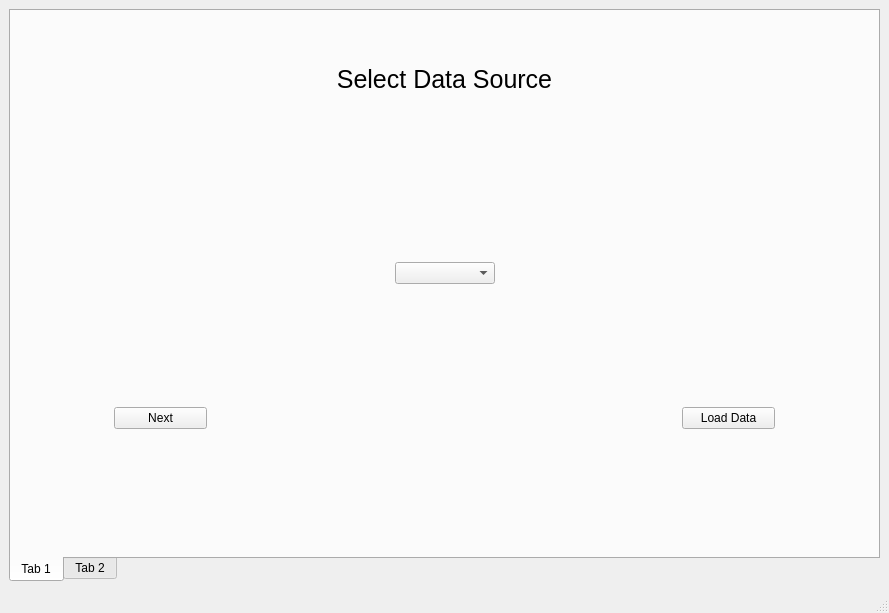
<?xml version="1.0" encoding="UTF-8"?>
<ui version="4.0">
 <class>MainWindow</class>
 <widget class="QMainWindow" name="MainWindow">
  <property name="geometry">
   <rect>
    <x>0</x>
    <y>0</y>
    <width>889</width>
    <height>613</height>
   </rect>
  </property>
  <property name="windowTitle">
   <string>MainWindow</string>
  </property>
  <widget class="QWidget" name="centralwidget">
   <property name="styleSheet">
    <string notr="true"/>
   </property>
   <layout class="QVBoxLayout" name="verticalLayout">
    <item>
     <widget class="QTabWidget" name="tabWidget">
      <property name="focusPolicy">
       <enum>Qt::NoFocus</enum>
      </property>
      <property name="tabPosition">
       <enum>QTabWidget::South</enum>
      </property>
      <property name="tabShape">
       <enum>QTabWidget::Rounded</enum>
      </property>
      <property name="currentIndex">
       <number>0</number>
      </property>
      <widget class="QWidget" name="tab">
       <attribute name="title">
        <string>Tab 1</string>
       </attribute>
       <layout class="QVBoxLayout" name="verticalLayout_2" stretch="1,1,1,1,1,1">
        <item>
         <widget class="QLabel" name="label">
          <property name="font">
           <font>
            <pointsize>19</pointsize>
           </font>
          </property>
          <property name="layoutDirection">
           <enum>Qt::LeftToRight</enum>
          </property>
          <property name="text">
           <string>Select Data Source</string>
          </property>
          <property name="alignment">
           <set>Qt::AlignCenter</set>
          </property>
         </widget>
        </item>
        <item>
         <spacer name="verticalSpacer_2">
          <property name="orientation">
           <enum>Qt::Vertical</enum>
          </property>
          <property name="sizeHint" stdset="0">
           <size>
            <width>20</width>
            <height>40</height>
           </size>
          </property>
         </spacer>
        </item>
        <item>
         <layout class="QHBoxLayout" name="horizontalLayout_2">
          <item>
           <spacer name="horizontalSpacer_3">
            <property name="orientation">
             <enum>Qt::Horizontal</enum>
            </property>
            <property name="sizeHint" stdset="0">
             <size>
              <width>40</width>
              <height>20</height>
             </size>
            </property>
           </spacer>
          </item>
          <item>
           <widget class="QComboBox" name="comboBox">
            <property name="minimumSize">
             <size>
              <width>100</width>
              <height>0</height>
             </size>
            </property>
           </widget>
          </item>
          <item>
           <spacer name="horizontalSpacer_2">
            <property name="orientation">
             <enum>Qt::Horizontal</enum>
            </property>
            <property name="sizeHint" stdset="0">
             <size>
              <width>40</width>
              <height>20</height>
             </size>
            </property>
           </spacer>
          </item>
         </layout>
        </item>
        <item>
         <spacer name="verticalSpacer">
          <property name="orientation">
           <enum>Qt::Vertical</enum>
          </property>
          <property name="sizeHint" stdset="0">
           <size>
            <width>20</width>
            <height>40</height>
           </size>
          </property>
         </spacer>
        </item>
        <item>
         <layout class="QHBoxLayout" name="horizontalLayout" stretch="1,1,5,1,1">
          <item>
           <spacer name="horizontalSpacer_4">
            <property name="orientation">
             <enum>Qt::Horizontal</enum>
            </property>
            <property name="sizeHint" stdset="0">
             <size>
              <width>40</width>
              <height>20</height>
             </size>
            </property>
           </spacer>
          </item>
          <item>
           <widget class="QPushButton" name="NextpBtn">
            <property name="text">
             <string>Next</string>
            </property>
           </widget>
          </item>
          <item>
           <spacer name="horizontalSpacer">
            <property name="orientation">
             <enum>Qt::Horizontal</enum>
            </property>
            <property name="sizeHint" stdset="0">
             <size>
              <width>40</width>
              <height>20</height>
             </size>
            </property>
           </spacer>
          </item>
          <item>
           <widget class="QPushButton" name="LoadDatapBtn">
            <property name="text">
             <string>Load Data</string>
            </property>
           </widget>
          </item>
          <item>
           <spacer name="horizontalSpacer_5">
            <property name="orientation">
             <enum>Qt::Horizontal</enum>
            </property>
            <property name="sizeHint" stdset="0">
             <size>
              <width>40</width>
              <height>20</height>
             </size>
            </property>
           </spacer>
          </item>
         </layout>
        </item>
        <item>
         <spacer name="verticalSpacer_3">
          <property name="orientation">
           <enum>Qt::Vertical</enum>
          </property>
          <property name="sizeHint" stdset="0">
           <size>
            <width>20</width>
            <height>40</height>
           </size>
          </property>
         </spacer>
        </item>
       </layout>
      </widget>
      <widget class="QWidget" name="tab_2">
       <attribute name="title">
        <string>Tab 2</string>
       </attribute>
       <layout class="QVBoxLayout" name="verticalLayout_3">
        <property name="spacing">
         <number>15</number>
        </property>
        <item>
         <widget class="QScrollArea" name="scrollArea">
          <property name="widgetResizable">
           <bool>true</bool>
          </property>
          <widget class="QWidget" name="scrollAreaWidgetContents">
           <property name="geometry">
            <rect>
             <x>0</x>
             <y>-13</y>
             <width>822</width>
             <height>1179</height>
            </rect>
           </property>
           <property name="styleSheet">
            <string notr="true">QPushButton
{
background-color: rgb(0, 170, 0);
    border-radius: 5px;
    padding: 5px;
    color: white;
}

QPushButton::disabled
{
    color: #acacac;
}

QPushButton:hover
{
	background-color: rgb(20, 190,2 0);
    color: white;
}

QPushButton:pressed
{
    background: solid rgb(64, 64, 64);
    padding-left: 2px;
    padding-top: 2px;
    padding-right: 1px;
    padding-bottom: px;
    color: white;
}
QLabel
{
background-color: rgb(0, 170, 0);
color: rgb(255, 255, 255);
}

QGroupBox
{
    border: 1px solid gray;
    border-radius: 7px;
    border-color: rgb(0, 85, 255);
    margin-top: 0.5em;
/*    color: rgb(255, 255, 0);*/
    color: #733e2f;
}

QGroupBox::title
{
    subcontrol-origin: margin;
    left: 10px;
    padding: 0 3px 0 3px;
/*background-color: rgb(0, 170, 0);*/
color: rgb(0, 170, 0);
}</string>
           </property>
           <layout class="QVBoxLayout" name="verticalLayout_4">
            <property name="spacing">
             <number>20</number>
            </property>
            <item>
             <widget class="QGroupBox" name="groupBox">
              <property name="font">
               <font>
                <pointsize>19</pointsize>
               </font>
              </property>
              <property name="layoutDirection">
               <enum>Qt::LeftToRight</enum>
              </property>
              <property name="title">
               <string>What do you want to Analyze ?</string>
              </property>
              <layout class="QVBoxLayout" name="verticalLayout_5">
               <property name="topMargin">
                <number>45</number>
               </property>
               <item>
                <layout class="QHBoxLayout" name="horizontalLayout_10" stretch="1,1,1,1,1,1,1">
                 <item>
                  <spacer name="horizontalSpacer_22">
                   <property name="orientation">
                    <enum>Qt::Horizontal</enum>
                   </property>
                   <property name="sizeHint" stdset="0">
                    <size>
                     <width>40</width>
                     <height>20</height>
                    </size>
                   </property>
                  </spacer>
                 </item>
                 <item>
                  <widget class="QPushButton" name="pushButton_5">
                   <property name="styleSheet">
                    <string notr="true"/>
                   </property>
                   <property name="text">
                    <string>None</string>
                   </property>
                  </widget>
                 </item>
                 <item>
                  <widget class="QPushButton" name="pushButton_7">
                   <property name="text">
                    <string>Cat Unique Path</string>
                   </property>
                  </widget>
                 </item>
                 <item>
                  <widget class="QPushButton" name="pushButton_6">
                   <property name="text">
                    <string>Category Commission</string>
                   </property>
                  </widget>
                 </item>
                 <item>
                  <widget class="QPushButton" name="pushButton_4">
                   <property name="text">
                    <string>In Stock</string>
                   </property>
                  </widget>
                 </item>
                 <item>
                  <widget class="QPushButton" name="pushButton_3">
                   <property name="text">
                    <string>Low Threshold</string>
                   </property>
                  </widget>
                 </item>
                 <item>
                  <spacer name="horizontalSpacer_29">
                   <property name="orientation">
                    <enum>Qt::Horizontal</enum>
                   </property>
                   <property name="sizeHint" stdset="0">
                    <size>
                     <width>40</width>
                     <height>20</height>
                    </size>
                   </property>
                  </spacer>
                 </item>
                </layout>
               </item>
               <item>
                <layout class="QHBoxLayout" name="horizontalLayout_9" stretch="2,1,1,2">
                 <item>
                  <spacer name="horizontalSpacer_21">
                   <property name="orientation">
                    <enum>Qt::Horizontal</enum>
                   </property>
                   <property name="sizeHint" stdset="0">
                    <size>
                     <width>40</width>
                     <height>20</height>
                    </size>
                   </property>
                  </spacer>
                 </item>
                 <item>
                  <widget class="QPushButton" name="pushButton_9">
                   <property name="text">
                    <string>Cost Price</string>
                   </property>
                  </widget>
                 </item>
                 <item>
                  <widget class="QPushButton" name="pushButton_8">
                   <property name="text">
                    <string>Image URL</string>
                   </property>
                  </widget>
                 </item>
                 <item>
                  <spacer name="horizontalSpacer_16">
                   <property name="orientation">
                    <enum>Qt::Horizontal</enum>
                   </property>
                   <property name="sizeHint" stdset="0">
                    <size>
                     <width>40</width>
                     <height>20</height>
                    </size>
                   </property>
                  </spacer>
                 </item>
                </layout>
               </item>
              </layout>
             </widget>
            </item>
            <item>
             <layout class="QHBoxLayout" name="horizontalLayout_17">
              <item>
               <spacer name="horizontalSpacer_34">
                <property name="orientation">
                 <enum>Qt::Horizontal</enum>
                </property>
                <property name="sizeHint" stdset="0">
                 <size>
                  <width>40</width>
                  <height>40</height>
                 </size>
                </property>
               </spacer>
              </item>
             </layout>
            </item>
            <item>
             <widget class="QGroupBox" name="groupBox_2">
              <property name="font">
               <font>
                <pointsize>19</pointsize>
               </font>
              </property>
              <property name="title">
               <string>Do you want to see your data trended by a date?</string>
              </property>
              <layout class="QVBoxLayout" name="verticalLayout_6">
               <property name="topMargin">
                <number>45</number>
               </property>
               <item>
                <layout class="QHBoxLayout" name="horizontalLayout_11" stretch="2,1,1,2">
                 <item>
                  <spacer name="horizontalSpacer_23">
                   <property name="orientation">
                    <enum>Qt::Horizontal</enum>
                   </property>
                   <property name="sizeHint" stdset="0">
                    <size>
                     <width>40</width>
                     <height>20</height>
                    </size>
                   </property>
                  </spacer>
                 </item>
                 <item>
                  <widget class="QPushButton" name="pushButton_11">
                   <property name="text">
                    <string>None</string>
                   </property>
                  </widget>
                 </item>
                 <item>
                  <widget class="QPushButton" name="pushButton_10">
                   <property name="text">
                    <string>Date</string>
                   </property>
                  </widget>
                 </item>
                 <item>
                  <spacer name="horizontalSpacer_17">
                   <property name="orientation">
                    <enum>Qt::Horizontal</enum>
                   </property>
                   <property name="sizeHint" stdset="0">
                    <size>
                     <width>40</width>
                     <height>20</height>
                    </size>
                   </property>
                  </spacer>
                 </item>
                </layout>
               </item>
              </layout>
             </widget>
            </item>
            <item>
             <layout class="QHBoxLayout" name="horizontalLayout_18">
              <item>
               <spacer name="horizontalSpacer_35">
                <property name="orientation">
                 <enum>Qt::Horizontal</enum>
                </property>
                <property name="sizeHint" stdset="0">
                 <size>
                  <width>40</width>
                  <height>40</height>
                 </size>
                </property>
               </spacer>
              </item>
             </layout>
            </item>
            <item>
             <layout class="QHBoxLayout" name="horizontalLayout_5" stretch="0,1,0">
              <item>
               <spacer name="horizontalSpacer_11">
                <property name="orientation">
                 <enum>Qt::Horizontal</enum>
                </property>
                <property name="sizeHint" stdset="0">
                 <size>
                  <width>40</width>
                  <height>20</height>
                 </size>
                </property>
               </spacer>
              </item>
              <item>
               <widget class="QLabel" name="label_6">
                <property name="minimumSize">
                 <size>
                  <width>0</width>
                  <height>70</height>
                 </size>
                </property>
                <property name="font">
                 <font>
                  <pointsize>19</pointsize>
                 </font>
                </property>
                <property name="styleSheet">
                 <string notr="true"/>
                </property>
                <property name="text">
                 <string>Choose the trend period</string>
                </property>
                <property name="alignment">
                 <set>Qt::AlignCenter</set>
                </property>
               </widget>
              </item>
              <item>
               <spacer name="horizontalSpacer_10">
                <property name="orientation">
                 <enum>Qt::Horizontal</enum>
                </property>
                <property name="sizeHint" stdset="0">
                 <size>
                  <width>40</width>
                  <height>20</height>
                 </size>
                </property>
               </spacer>
              </item>
             </layout>
            </item>
            <item>
             <layout class="QHBoxLayout" name="horizontalLayout_12" stretch="1,1,1,1,1,1,1">
              <item>
               <spacer name="horizontalSpacer_24">
                <property name="orientation">
                 <enum>Qt::Horizontal</enum>
                </property>
                <property name="sizeHint" stdset="0">
                 <size>
                  <width>40</width>
                  <height>20</height>
                 </size>
                </property>
               </spacer>
              </item>
              <item>
               <widget class="QPushButton" name="pushButton_16">
                <property name="text">
                 <string>None</string>
                </property>
               </widget>
              </item>
              <item>
               <widget class="QPushButton" name="pushButton_15">
                <property name="text">
                 <string>Extract Date</string>
                </property>
               </widget>
              </item>
              <item>
               <widget class="QPushButton" name="pushButton_14">
                <property name="text">
                 <string>Week</string>
                </property>
               </widget>
              </item>
              <item>
               <widget class="QPushButton" name="pushButton_13">
                <property name="text">
                 <string>Month</string>
                </property>
               </widget>
              </item>
              <item>
               <widget class="QPushButton" name="pushButton_12">
                <property name="text">
                 <string>Quater</string>
                </property>
               </widget>
              </item>
              <item>
               <spacer name="horizontalSpacer_30">
                <property name="orientation">
                 <enum>Qt::Horizontal</enum>
                </property>
                <property name="sizeHint" stdset="0">
                 <size>
                  <width>40</width>
                  <height>20</height>
                 </size>
                </property>
               </spacer>
              </item>
             </layout>
            </item>
            <item>
             <layout class="QHBoxLayout" name="horizontalLayout_19">
              <item>
               <spacer name="horizontalSpacer_36">
                <property name="orientation">
                 <enum>Qt::Horizontal</enum>
                </property>
                <property name="sizeHint" stdset="0">
                 <size>
                  <width>40</width>
                  <height>40</height>
                 </size>
                </property>
               </spacer>
              </item>
             </layout>
            </item>
            <item>
             <layout class="QHBoxLayout" name="horizontalLayout_6" stretch="0,1,0">
              <item>
               <spacer name="horizontalSpacer_13">
                <property name="orientation">
                 <enum>Qt::Horizontal</enum>
                </property>
                <property name="sizeHint" stdset="0">
                 <size>
                  <width>40</width>
                  <height>20</height>
                 </size>
                </property>
               </spacer>
              </item>
              <item>
               <widget class="QLabel" name="label_4">
                <property name="minimumSize">
                 <size>
                  <width>0</width>
                  <height>70</height>
                 </size>
                </property>
                <property name="font">
                 <font>
                  <pointsize>19</pointsize>
                 </font>
                </property>
                <property name="styleSheet">
                 <string notr="true"/>
                </property>
                <property name="text">
                 <string>Do you want to analyze your data by any other fields?</string>
                </property>
                <property name="alignment">
                 <set>Qt::AlignCenter</set>
                </property>
               </widget>
              </item>
              <item>
               <spacer name="horizontalSpacer_12">
                <property name="orientation">
                 <enum>Qt::Horizontal</enum>
                </property>
                <property name="sizeHint" stdset="0">
                 <size>
                  <width>40</width>
                  <height>20</height>
                 </size>
                </property>
               </spacer>
              </item>
             </layout>
            </item>
            <item>
             <layout class="QHBoxLayout" name="horizontalLayout_15" stretch="1,1,1,1,1,1,1">
              <item>
               <spacer name="horizontalSpacer_25">
                <property name="orientation">
                 <enum>Qt::Horizontal</enum>
                </property>
                <property name="sizeHint" stdset="0">
                 <size>
                  <width>40</width>
                  <height>20</height>
                 </size>
                </property>
               </spacer>
              </item>
              <item>
               <widget class="QPushButton" name="pushButton_26">
                <property name="text">
                 <string>None</string>
                </property>
               </widget>
              </item>
              <item>
               <widget class="QPushButton" name="pushButton_29">
                <property name="text">
                 <string>Category</string>
                </property>
               </widget>
              </item>
              <item>
               <widget class="QPushButton" name="pushButton_28">
                <property name="text">
                 <string>Product Type</string>
                </property>
               </widget>
              </item>
              <item>
               <widget class="QPushButton" name="pushButton_27">
                <property name="text">
                 <string>Brand</string>
                </property>
               </widget>
              </item>
              <item>
               <widget class="QPushButton" name="pushButton_25">
                <property name="text">
                 <string>Title</string>
                </property>
               </widget>
              </item>
              <item>
               <spacer name="horizontalSpacer_31">
                <property name="orientation">
                 <enum>Qt::Horizontal</enum>
                </property>
                <property name="sizeHint" stdset="0">
                 <size>
                  <width>40</width>
                  <height>20</height>
                 </size>
                </property>
               </spacer>
              </item>
             </layout>
            </item>
            <item>
             <layout class="QHBoxLayout" name="horizontalLayout_14" stretch="1,1,1,1,1,1,1">
              <item>
               <spacer name="horizontalSpacer_26">
                <property name="orientation">
                 <enum>Qt::Horizontal</enum>
                </property>
                <property name="sizeHint" stdset="0">
                 <size>
                  <width>40</width>
                  <height>20</height>
                 </size>
                </property>
               </spacer>
              </item>
              <item>
               <widget class="QPushButton" name="pushButton_30">
                <property name="text">
                 <string>UPC</string>
                </property>
               </widget>
              </item>
              <item>
               <widget class="QPushButton" name="pushButton_33">
                <property name="text">
                 <string>Short Description</string>
                </property>
               </widget>
              </item>
              <item>
               <widget class="QPushButton" name="pushButton_32">
                <property name="text">
                 <string>Description</string>
                </property>
               </widget>
              </item>
              <item>
               <widget class="QPushButton" name="pushButton_31">
                <property name="text">
                 <string>Partner</string>
                </property>
               </widget>
              </item>
              <item>
               <widget class="QPushButton" name="pushButton_24">
                <property name="text">
                 <string>SKU</string>
                </property>
               </widget>
              </item>
              <item>
               <spacer name="horizontalSpacer_32">
                <property name="orientation">
                 <enum>Qt::Horizontal</enum>
                </property>
                <property name="sizeHint" stdset="0">
                 <size>
                  <width>40</width>
                  <height>20</height>
                 </size>
                </property>
               </spacer>
              </item>
             </layout>
            </item>
            <item>
             <layout class="QHBoxLayout" name="horizontalLayout_13" stretch="3,1,3">
              <item>
               <spacer name="horizontalSpacer_27">
                <property name="orientation">
                 <enum>Qt::Horizontal</enum>
                </property>
                <property name="sizeHint" stdset="0">
                 <size>
                  <width>40</width>
                  <height>20</height>
                 </size>
                </property>
               </spacer>
              </item>
              <item>
               <widget class="QPushButton" name="pushButton_23">
                <property name="text">
                 <string>Currency</string>
                </property>
               </widget>
              </item>
              <item>
               <spacer name="horizontalSpacer_20">
                <property name="orientation">
                 <enum>Qt::Horizontal</enum>
                </property>
                <property name="sizeHint" stdset="0">
                 <size>
                  <width>40</width>
                  <height>20</height>
                 </size>
                </property>
               </spacer>
              </item>
             </layout>
            </item>
            <item>
             <layout class="QHBoxLayout" name="horizontalLayout_20">
              <item>
               <spacer name="horizontalSpacer_37">
                <property name="orientation">
                 <enum>Qt::Horizontal</enum>
                </property>
                <property name="sizeHint" stdset="0">
                 <size>
                  <width>40</width>
                  <height>40</height>
                 </size>
                </property>
               </spacer>
              </item>
             </layout>
            </item>
            <item>
             <layout class="QHBoxLayout" name="horizontalLayout_7" stretch="0,1,0">
              <item>
               <spacer name="horizontalSpacer_15">
                <property name="orientation">
                 <enum>Qt::Horizontal</enum>
                </property>
                <property name="sizeHint" stdset="0">
                 <size>
                  <width>40</width>
                  <height>20</height>
                 </size>
                </property>
               </spacer>
              </item>
              <item>
               <widget class="QLabel" name="label_5">
                <property name="minimumSize">
                 <size>
                  <width>0</width>
                  <height>70</height>
                 </size>
                </property>
                <property name="font">
                 <font>
                  <pointsize>19</pointsize>
                 </font>
                </property>
                <property name="styleSheet">
                 <string notr="true"/>
                </property>
                <property name="text">
                 <string>How do you want to see your data ?</string>
                </property>
                <property name="alignment">
                 <set>Qt::AlignCenter</set>
                </property>
               </widget>
              </item>
              <item>
               <spacer name="horizontalSpacer_14">
                <property name="orientation">
                 <enum>Qt::Horizontal</enum>
                </property>
                <property name="sizeHint" stdset="0">
                 <size>
                  <width>40</width>
                  <height>20</height>
                 </size>
                </property>
               </spacer>
              </item>
             </layout>
            </item>
            <item>
             <layout class="QHBoxLayout" name="horizontalLayout_8" stretch="1,1,1,1,1,1,1">
              <item>
               <spacer name="horizontalSpacer_28">
                <property name="orientation">
                 <enum>Qt::Horizontal</enum>
                </property>
                <property name="sizeHint" stdset="0">
                 <size>
                  <width>40</width>
                  <height>20</height>
                 </size>
                </property>
               </spacer>
              </item>
              <item>
               <widget class="QPushButton" name="pushButton_19">
                <property name="text">
                 <string>None</string>
                </property>
               </widget>
              </item>
              <item>
               <widget class="QPushButton" name="pushButton_22">
                <property name="text">
                 <string>Sum</string>
                </property>
               </widget>
              </item>
              <item>
               <widget class="QPushButton" name="pushButton_21">
                <property name="text">
                 <string>Average</string>
                </property>
               </widget>
              </item>
              <item>
               <widget class="QPushButton" name="pushButton_20">
                <property name="text">
                 <string>Median</string>
                </property>
               </widget>
              </item>
              <item>
               <widget class="QPushButton" name="pushButton_18">
                <property name="text">
                 <string>Percentage</string>
                </property>
               </widget>
              </item>
              <item>
               <spacer name="horizontalSpacer_33">
                <property name="orientation">
                 <enum>Qt::Horizontal</enum>
                </property>
                <property name="sizeHint" stdset="0">
                 <size>
                  <width>40</width>
                  <height>20</height>
                 </size>
                </property>
               </spacer>
              </item>
             </layout>
            </item>
            <item>
             <layout class="QHBoxLayout" name="horizontalLayout_21">
              <item>
               <spacer name="horizontalSpacer_38">
                <property name="orientation">
                 <enum>Qt::Horizontal</enum>
                </property>
                <property name="sizeHint" stdset="0">
                 <size>
                  <width>40</width>
                  <height>40</height>
                 </size>
                </property>
               </spacer>
              </item>
             </layout>
            </item>
            <item>
             <layout class="QHBoxLayout" name="horizontalLayout_16" stretch="3,1,3">
              <item>
               <spacer name="horizontalSpacer_18">
                <property name="orientation">
                 <enum>Qt::Horizontal</enum>
                </property>
                <property name="sizeHint" stdset="0">
                 <size>
                  <width>40</width>
                  <height>20</height>
                 </size>
                </property>
               </spacer>
              </item>
              <item>
               <widget class="QPushButton" name="pushButton_17">
                <property name="text">
                 <string>Generate Graph</string>
                </property>
               </widget>
              </item>
              <item>
               <spacer name="horizontalSpacer_19">
                <property name="orientation">
                 <enum>Qt::Horizontal</enum>
                </property>
                <property name="sizeHint" stdset="0">
                 <size>
                  <width>40</width>
                  <height>20</height>
                 </size>
                </property>
               </spacer>
              </item>
             </layout>
            </item>
           </layout>
          </widget>
         </widget>
        </item>
       </layout>
      </widget>
     </widget>
    </item>
   </layout>
  </widget>
  <widget class="QMenuBar" name="menubar">
   <property name="geometry">
    <rect>
     <x>0</x>
     <y>0</y>
     <width>889</width>
     <height>25</height>
    </rect>
   </property>
  </widget>
  <widget class="QStatusBar" name="statusbar"/>
 </widget>
 <resources/>
 <connections/>
</ui>
